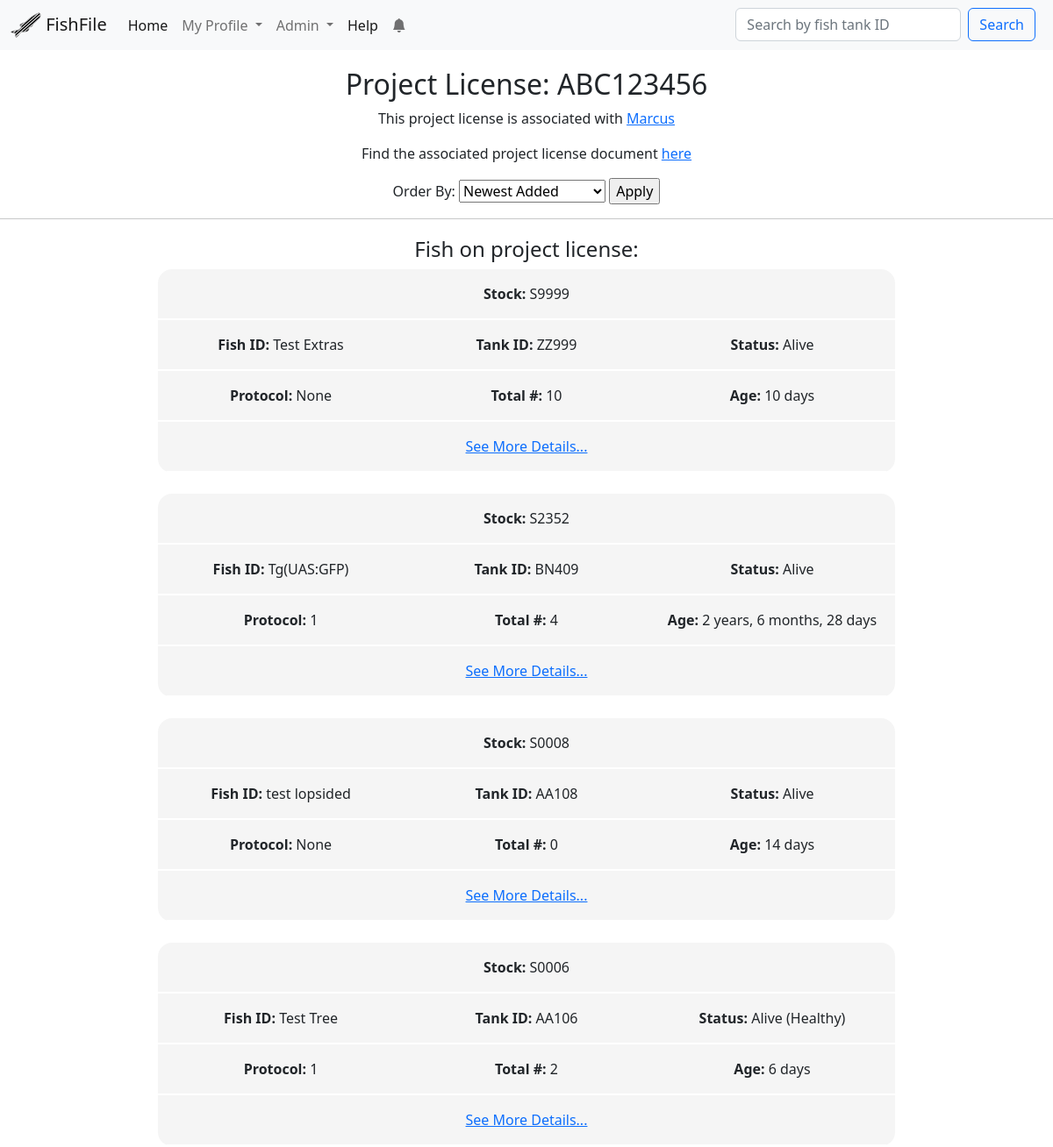
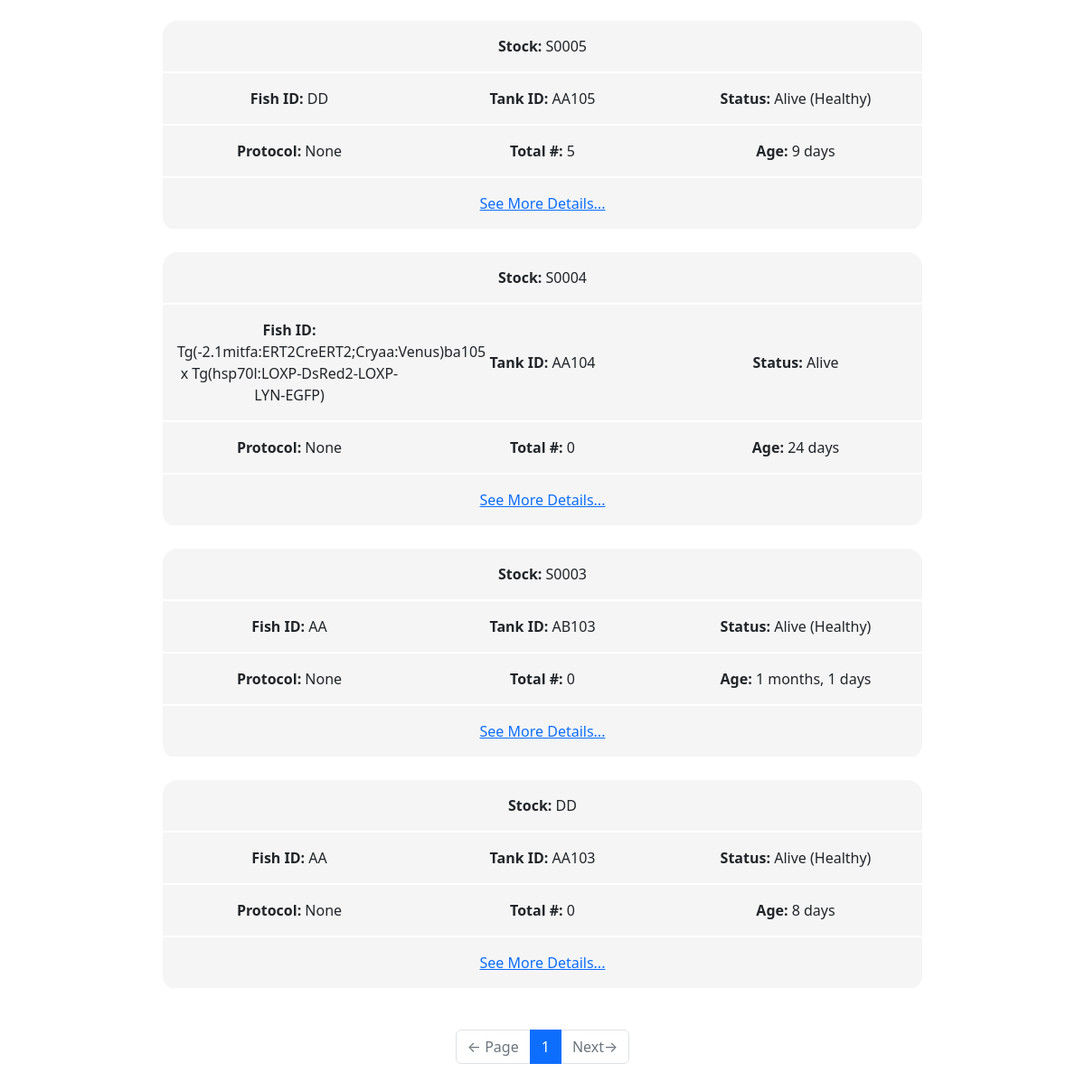
Screenshot of /projectlicense/ABC123456/ (signed in) with the database file from the repository (2 pictures, top to bottom).
### app/models.py (models this page shows, shortened)
class User(UserMixin, db.Model):
    id = db.Column(db.Integer, primary_key=True)
    first_name = db.Column(db.String(64), index=True)
    last_name = db.Column(db.String(64), index=True)
    email = db.Column(db.String(120), index=True, unique=True)
    username = db.Column(db.String(64), index=True)
    password_hash = db.Column(db.String(128))
    last_seen = db.Column(db.DateTime, default=datetime.utcnow)
    is_verified = db.Column(db.Boolean, default=False)
    project_license = db.Column(db.String(120))
    personal_license = db.Column(db.String(120))
    personal_document = db.Column(db.Boolean, default=False)
    project_document = db.Column(db.Boolean, default=False)
    role = db.Column(db.String(32), default="User")
    code = db.Column(db.String(32), index=True)
    changes = db.relationship("Change", backref="user", lazy="dynamic")
    notifications = db.relationship(
        "Notification", backref="user", lazy="dynamic", cascade="all, delete"
    )
    last_notification_read_time = db.Column(db.DateTime)
    reminders = db.relationship(
        "Reminder", backref="user", lazy="dynamic", cascade="all, delete"
    )
    def isOwner(self):
        return self.role == "Owner"
    def isAdmin(self):
        return self.role in ("Admin", "Owner")
    def new_notifications(self):
        last_read_time = self.last_notification_read_time or datetime(1900, 1, 1)
        return (
            Notification.query.filter_by(user=self)
            .filter(Notification.time > last_read_time)
            .count()
        )

class Fish(db.Model):
    id = db.Column(db.Integer, primary_key=True)
    fish_id = db.Column(db.String(264), index=True)
    tank_id = db.Column(db.String(32), index=True)
    status = db.Column(db.String(32), index=True, default="Alive")
    stock = db.Column(db.String(32), index=True)
    source = db.Column(db.String(32))
    protocol = db.Column(db.Integer, index=True)
    birthday = db.Column(db.Date, index=True)
    date_of_arrival = db.Column(db.Date, index=True)
    months = db.Column(db.Integer, default=0)
    age_reminder = db.Column(db.String(64), default="Not sent")
    mutant_gene = db.Column(db.Text())
    transgenes = db.Column(db.Text())
    cross_type = db.Column(db.String(64))
    comments = db.Column(db.Text())
    added = db.Column(db.DateTime, default=datetime.utcnow)
    father_id = db.Column(db.Integer, db.ForeignKey("fish.id"))
    mother_id = db.Column(db.Integer, db.ForeignKey("fish.id"))
    fathered = db.relationship(
        "Fish", backref=db.backref("father", remote_side=[id]), foreign_keys=[father_id]
    )
    mothered = db.relationship(
        "Fish", backref=db.backref("mother", remote_side=[id]), foreign_keys=[mother_id]
    )
    project_license_holder_id = db.Column(
        db.Integer, db.ForeignKey("user.project_license")
    )
    project_license_holder = db.relationship(
        "User", foreign_keys=[project_license_holder_id], backref="fish_on_license"
    )
    user_code_id = db.Column(db.Integer, db.ForeignKey("user.id"))
    user_code = db.relationship(
        "User", foreign_keys=[user_code_id], backref="users_fish"
    )
    males = db.Column(db.Integer)
    females = db.Column(db.Integer)
    unsexed = db.Column(db.Integer)
    carriers = db.Column(db.Integer)
    total = db.Column(db.Integer)
    links = db.Column(db.Text())
    origin_tank_id = db.Column(db.Integer, db.ForeignKey("fish.id"))
    origin_for = db.relationship(
        "Fish",
        backref=db.backref("origin", remote_side=[id]),
        foreign_keys=[origin_tank_id],
    )
    changes = db.relationship(
        "Change", backref="fish", lazy="dynamic", cascade="all, delete"
    )
    notifications = db.relationship(
        "Notification", backref="fish", lazy="dynamic", cascade="all, delete"
    )
    reminders = db.relationship(
        "Reminder", backref="fish", lazy="dynamic", cascade="all, delete"
    )
    alleles = db.relationship(
        "Allele", backref="fish", lazy="dynamic", cascade="all, delete"
    )
    photos = db.relationship(
        "Photo", backref="fish", lazy="dynamic", cascade="all, delete"
    )
    system = db.Column(db.String(64), default="New")
    old_code = db.Column(db.String(64))
    old_license = db.Column(db.String(64))
    old_mID = db.Column(db.String(64))
    old_mStock = db.Column(db.String(64))
    old_fID = db.Column(db.String(64))
    old_fStock = db.Column(db.String(64))
    old_birthday = db.Column(db.String(64))
    old_arrival = db.Column(db.String(64))
    old_allele = db.Column(db.String(64))
    def __repr__(self):
        return f"Stock: {self.stock}, Tank: {self.tank_id}, ID: {self.fish_id}"
    def getAge(self):
        if self.old_birthday:
            self.birthday = datetime.strptime(self.old_birthday, "%Y-%m-%d").date()
            self.old_birthday = None
            db.session.commit()
            self.getAge()
        if self.status == "Dead":
            return "Dead"
        if self.birthday == None or self.birthday == "":
            return "None"
        today = datetime.today().date()
        birthday = self.birthday
        age_difference = relativedelta.relativedelta(today, birthday)
        if age_difference.years > 0:
            age = f"{age_difference.years} years, {age_difference.months} months, {age_difference.days} days"
        elif age_difference.months > 0:
            age = f"{age_difference.months} months, {age_difference.days} days"
        else:
            age = f"{age_difference.days} days"
        return age

### app/main/routes.py (the view, shortened to what this page needs)
@bp.route("/projectlicense/<license>/", methods=["GET", "POST"])
@login_required
@requires_roles("User", "Researcher", "Admin", "Owner")
def project_license(license):
    form = OrderForm()
    if form.validate_on_submit():
        session["order_by"] = form.order.data
        return redirect(url_for("main.project_license", license=license))
    user = User.query.filter_by(project_license=license).first_or_404()
    page = request.args.get("page", 1, type=int)
    order = session.get("order_by", "Newest Added")
    form.order.data = order
    if order == "Age ( young -> old )":
        fish = (
            Fish.query.filter_by(project_license_holder=user)
            .filter(Fish.birthday != None, Fish.status != "Dead")
            .order_by(Fish.birthday.desc())
            .paginate(page, current_app.config["FISH_PER_PAGE"], False)
        )
    elif order == "Fish ID":
        fish = (
            Fish.query.filter_by(project_license_holder=user)
            .order_by(Fish.fish_id.asc())
            .paginate(page, current_app.config["FISH_PER_PAGE"], False)
        )
    elif order == "Tank ID":
        fish = (
            Fish.query.filter_by(project_license_holder=user)
            .order_by(Fish.tank_id.asc())
            .paginate(page, current_app.config["FISH_PER_PAGE"], False)
        )
    elif order == "Stock":
        fish = (
            Fish.query.filter_by(project_license_holder=user)
            .order_by(Fish.stock.asc())
            .paginate(page, current_app.config["FISH_PER_PAGE"], False)
        )
    elif order == "Newest Added":
        fish = (
            Fish.query.filter_by(project_license_holder=user)
            .order_by(Fish.added.desc())
            .paginate(page, current_app.config["FISH_PER_PAGE"], False)
        )
    else:
        fish = Fish.query.filter_by(project_license_holder=user).paginate(
            page, current_app.config["FISH_PER_PAGE"], False
        )
    next_url = (
        url_for("main.project_license", license=license, page=fish.next_num)
        if fish.has_next
        else None
    )
    prev_url = (
        url_for("main.project_license", license=license, page=fish.prev_num)
        if fish.has_prev
        else None
    )
    return render_template(
        "projectlicense.html",
        fish_list=fish.items,
        user=user,
        next_url=next_url,
        prev_url=prev_url,
        pagination=fish,
        form=form,
        title=f"Project License ({license})",
    )

### app/main/forms.py
class SimpleSearch(FlaskForm):
    search = StringField("Search by fish tank ID", validators=[DataRequired()])
    submit = SubmitField("Search")
    def __init__(self, *args, **kwargs):
        if "formdata" not in kwargs:
            kwargs["formdata"] = request.args
        if "csrf_enabled" not in kwargs:
            kwargs["csrf_enabled"] = False
        super(SimpleSearch, self).__init__(*args, **kwargs)

class EmptyForm(FlaskForm):
    submit = SubmitField("Submit")

### app/main/routes.py (called while the page is built)
@bp.before_request
def before_request():
    if current_user.is_authenticated:
        current_user.last_seen = datetime.utcnow()
        db.session.commit()
        g.search_form = SimpleSearch()
        g.clearNotifsForm = EmptyForm()

### app/models.py (called while the page is built)
@login.user_loader
def load_user(id):
    return User.query.get(int(id))

def requires_roles(*roles):
    def wrapper(f):
        @wraps(f)
        def wrapped(*args, **kwargs):
            if current_app.testing == True:
                return f(*args, **kwargs)
            if current_user.role not in roles:
                abort(403)
            return f(*args, **kwargs)
        return wrapped
    return wrapper

### app/templates/projectlicense.html (shortened to what this page needs)
{% extends "base.html" %}
{% block content %}
    <h2>Project License: {{user.project_license}}</h2>
    <p>This project license is associated with <a href="{{url_for('main.user', username=user.username)}}">{{user.first_name}}</a></p>
    {%if user.project_document%}<p>Find the associated project license document <a href="/static/files/project_licenses/{{user.id}}.pdf" target="_blank">here</a></p>{%endif%}
    <form action = "", method="post">
        {{form.order.label}} {{form.order()}} {{form.submit()}}
    </form>
    <hr>
    {% if fish_list %}
        <div id="fishList">
            <h4>Fish on project license:</h4>
            {%for fish in fish_list%}
                {%include 'subtemplates/_fish.html'%}
            {%endfor%}
        </div>
        <div id="pageNavigation">
            <nav aria-label="Page navigation">
                <ul class="pagination justify-content-center">
                    <li class=" page-item {% if not prev_url %} disabled{% endif %}">
                        <a class=" page-link" href="{{ prev_url or '#' }}">
                            <span aria-hidden="true">&larr;</span> Page
                        </a>
                    </li>
                    {% for page in pagination.iter_pages(1,2,3,1) %}
                        {% if page %}
                            {% if page != pagination.page %}
                                    <li class = "page-item"><a class = "page-link" href="{{url_for('main.project_license',license = user.project_license, page=page)}}">{{ page }}</a></li>
                            {% else %}
                                <li class="page-item active"><a class = "page-link">{{ page }}</a></li>
                            {% endif %}
                        {% else %}
                            <li class="page-item disabled"><a class = "page-link" >…</a></li>
                        {% endif %}
                    {% endfor %}
                    <li class="page-item {% if not next_url %} disabled{% endif %}">
                        <a class=" page-link" href="{{ next_url or '#' }}">
                            Next<span aria-hidden="true">&rarr;</span>
                        </a>
                    </li>
                </ul>
            </nav>
        </div>
    {%else%}
        <p>No fish entries found with this project license allocated..</p>
    {%endif%}
{%endblock%}

### app/templates/subtemplates/_fish.html (shortened to what this page needs)
<table class="fishSummaryTable">
    <tr>
        <td colspan="3"><strong>Stock: </strong>{{fish.stock}}</td>
    </tr>
    <tr>
        <td class = "summaryPoint"><strong>Fish ID:</strong> {{fish.fish_id}}</td>
        <td class = "summaryPoint"><strong>Tank ID:</strong> {{fish.tank_id}}</td>
        <td class = "summaryPoint"><strong>Status:</strong> {{fish.status}}</td>
    </tr>
    <tr>
        <td class = "summaryPoint"><strong>Protocol:</strong> {{fish.protocol}}</td>
        <td class = "summaryPoint"><strong>Total #:</strong> {{fish.total}}</td>
        <td class = "summaryPoint"><strong>Age:</strong> {{fish.getAge()}}</td>
    </tr>
    <tr>
        <td colspan="3"><a href = "{{url_for('main.fish', id=fish.id)}}">See More Details...</a></td>
    </tr>
</table>
<br>

### app/static/styles/style.css (style rules this page uses)
#fishList { width:70%; margin: auto; margin-top:20px; }
.fishSummaryTable { text-align: center; margin:auto; border-collapse: collapse; border-radius: 1em; overflow: hidden; width:100%; table-layout: fixed }
.fishSummaryTable td { padding: 1em; background: whitesmoke; border-bottom: 2px solid white; }
.fishSummaryTable .summaryPoint { max-width: 33%; }
#pageNavigation { margin:auto; text-align: center; margin-top: 20px; margin-bottom: 20px; }
#pageNavigation ul { margin: 0; }
#pageNavigation li { margin: 0; padding: 0; }

### rows the page displays
User: project_license "ABC123456", first_name "Marcus"
Fish: stock "S9999", fish_id "Test Extras", tank_id "ZZ999", status "Alive", protocol "None", total "10", getAge "10 days"
Fish: stock "S2352", fish_id "Tg(UAS:GFP)", tank_id "BN409", status "Alive", protocol "1", total "4", getAge "2 years, 6 months, 28 days"
Fish: stock "S0008", fish_id "test lopsided", tank_id "AA108", status "Alive", protocol "None", total "0", getAge "14 days"
Fish: stock "S0006", fish_id "Test Tree", tank_id "AA106", status "Alive (Healthy)", protocol "1", total "2", getAge "6 days"
Fish: stock "S0005", fish_id "DD", tank_id "AA105", status "Alive (Healthy)", protocol "None", total "5", getAge "9 days"
Fish: stock "S0004", fish_id "Tg(-2.1mitfa:ERT2CreERT2;Cryaa:Venus)ba105 x Tg(hsp70l:LOXP-DsRed2-LOXP-LYN-EGFP)", tank_id "AA104", status "Alive", protocol "None", total "0", getAge "24 days"
Fish: stock "S0003", fish_id "AA", tank_id "AB103", status "Alive (Healthy)", protocol "None", total "0", getAge "1 months, 1 days"
Fish: stock "DD", fish_id "AA", tank_id "AA103", status "Alive (Healthy)", protocol "None", total "0", getAge "8 days"

### other values shown
{{ config["WEBSITE_NAME"] }} "FishFile"
{{ page }} "1"
